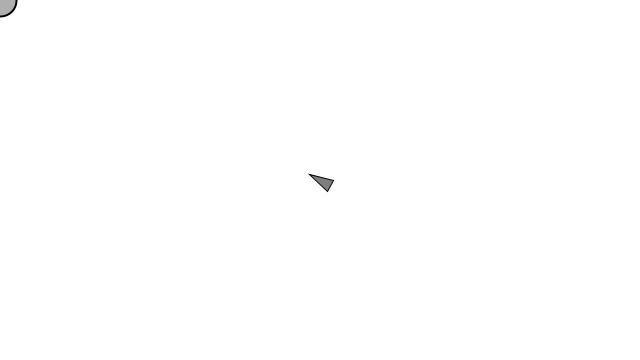
Frame 1 (no input)
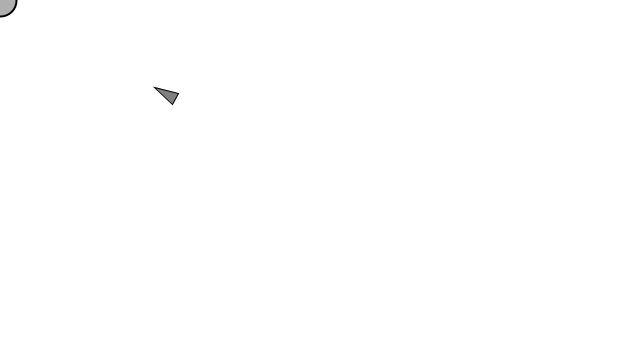
Frame 60 (the mouse pressed at the canvas centre just before this capture)
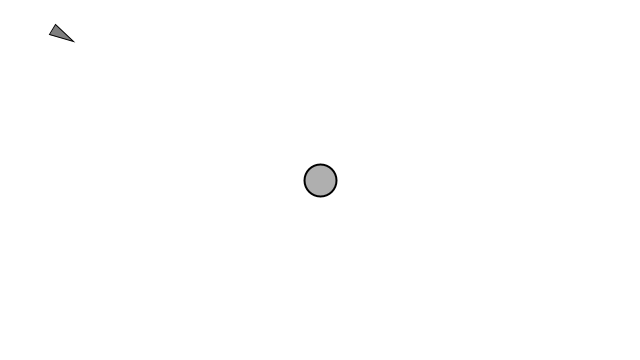
Frame 120 (the mouse held since frame 60 and released just before this capture)

The Processing sketch that drew these frames (run headless with seeded random() and noise(); from frame 60 on, the mouse is pressed at the canvas centre):

// Processing sketch: Careful_Seeker
// ── Careful_Seeker.pde
// Objects Declarations
Vehicle vehicle;

void setup() {
  // Initialize Window
  size(640, 360);
  background(255);
  smooth();

  // Initialize Object
  vehicle = new Vehicle(new PVector(width / 2, height / 2));
}

void draw() {
  // Reset Background
  background(255);

  vehicle.arrive(new PVector(mouseX, mouseY));
  vehicle.move();
  vehicle.display();

  // Draw Ellipse On Mouse
  strokeWeight(2);
  fill(50, 100);
  ellipse(mouseX, mouseY, 32, 32);
}

// ── Vehicle.pde
class Vehicle {

  // Variables
  PVector location;
  PVector velocity;
  PVector acceleration;
  float maxSpeed;  // Maximum Steering Speed
  float maxForce;  // Maximum Steering Force
  float radius;

  // Constructor
  Vehicle(PVector location) {
    this.location = location;
    velocity = new PVector();
    acceleration = new PVector();
    maxSpeed = 5.0;
    maxForce = 0.1;
    radius = 6.0;
  }

  // Move Funtion
  void move() {
    velocity.add(acceleration);
    location.add(velocity);

    acceleration.mult(0);  // Reset Acceleration For Each Cycle
  }

  // Apply Force Funtion
  void applyForce(PVector force) {
    acceleration.add(force);
  }

  // Seek Function
  void arrive(PVector target) {
    PVector desiredVelocity = PVector.sub(target, location);
    float distance = desiredVelocity.mag();  // Calculate The Distance

    float arrivingVelocity = map(distance, 0, location.mag(), 0, maxSpeed);

    desiredVelocity.setMag(arrivingVelocity);  // Scale The Desired Velocity

    PVector steer = PVector.sub(desiredVelocity, velocity);
    steer.limit(maxForce);  // Limit Steering Force

    applyForce(steer);
  }

  void display() {
    float theta = atan2(velocity.y, velocity.x) + PI/2;
    fill(127);
    stroke(0);
    strokeWeight(1);
    pushMatrix();
    translate(location.x, location.y);
    rotate(theta);
    beginShape();
    vertex(0, -radius * 2);
    vertex(radius, radius * 2);
    vertex(-radius, radius * 2);
    endShape(CLOSE);
    popMatrix();
  }
}
